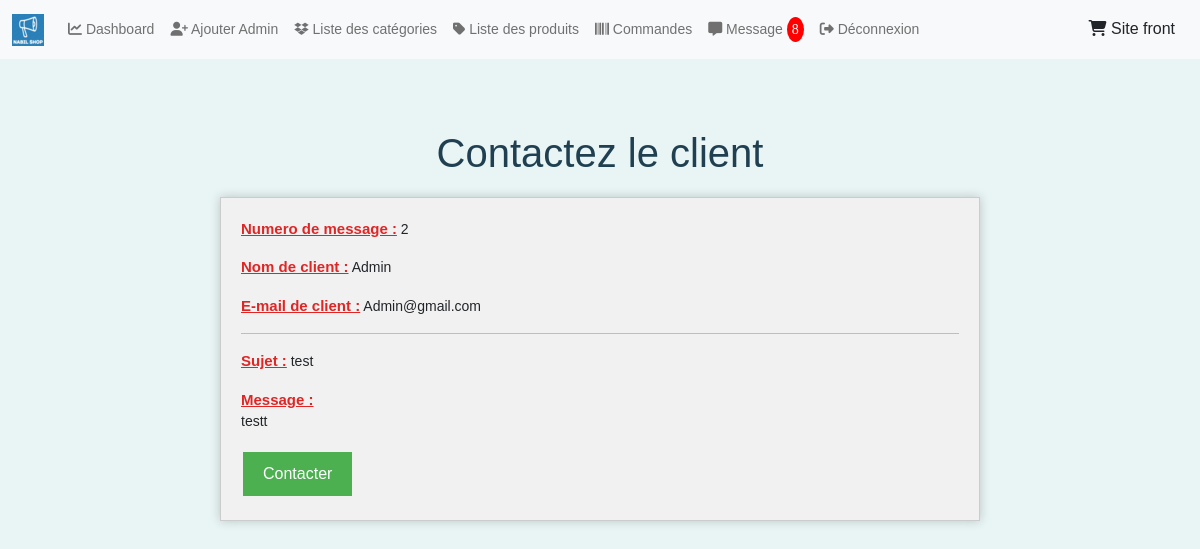
The page /message.php?id=2 (signed in) on the database its author committed.
### tables this page shows
CREATE TABLE `contact` (
  `id` int(11) NOT NULL,
  `id_utilisateur` int(11) NOT NULL,
  `sujet` varchar(150) NOT NULL,
  `message` varchar(255) NOT NULL,
  `date_message` datetime NOT NULL DEFAULT current_timestamp()
);

CREATE TABLE `utilisateur` (
  `id` int(11) NOT NULL,
  `login` varchar(100) NOT NULL,
  `password` varchar(100) NOT NULL,
  `date_creation` date NOT NULL,
  `name` varchar(50) NOT NULL,
  `role` varchar(10) NOT NULL,
  `confirmation_token` varchar(255) NOT NULL,
  `confirmed` int(10) NOT NULL DEFAULT 0
);

### message.php (the view, shortened to what this page needs)
<?php
require_once 'include/database.php';
$idContact = $_GET['id'];
$sqlState = $pdo->prepare('SELECT contact.*, utilisateur.* FROM contact
                          INNER JOIN utilisateur ON contact.id_utilisateur = utilisateur.id
                          WHERE contact.id = ?');
$sqlState->execute([$idContact]);
$contact = $sqlState->fetch(PDO::FETCH_ASSOC);
?>
<!DOCTYPE html>
<html>
  <head>
    <?php include 'include/head.php' ?>
    <?php include 'include/nav.php' ?>
    <link href="assets/css/message.css" rel="stylesheet"type="text/css">
</head>
  <body>
    <div class="container">
      <h1>Contactez le client</h1>
      <div class="user-data">
        <p><span class="title">Numero de message :</span> <?php echo $contact['id']?></p>
        <p><span class="title">Nom de client     :</span> <?php echo $contact['name']?></p>
        <p><span class="title">E-mail de client  :</span> <?php echo $contact['login']?></p>
        <hr>
        <p><span class="title">Sujet :</span> <?php echo $contact['sujet']?></p>
        <p><span class="title">Message :</span> <br> <?php echo $contact['message']?>
        </p>
        <button class="popup-btn">Contacter</button>
      </div>
    </div>
</body>
</html>

### assets/css/registrementUser.css (style rules this page uses)
body { background-color: #e9f5f5; }
h1 { color: #204051; text-align: center; margin-top: 50px; }

### assets/css/connexionUser.css (style rules this page uses)
body { background-color: #e9f5f5; }
h1 { color: #204051; text-align: center; margin-top: 50px; }

### assets/css/message.css (style rules this page uses)
body { font-family: Arial, sans-serif; font-size: 14px; margin: 0; padding: 0; }
.container { max-width: 800px; margin: 0 auto; padding: 20px; }
.container .title { text-decoration : underline; font-size: 15px; font-weight: bold; color: #e02525; }
h1 { text-align: center; margin-bottom: 20px; }
.user-data { margin-bottom: 20px; padding: 20px; background-color: #f1f1f1; border: 1px solid #ccc; box-shadow: 0 0 10px rgba(0,0,0,0.2); }
.popup-btn { background-color: #4CAF50; border: none; color: white; padding: 10px 20px; text-align: center; text-decoration: none; display: inline-block; font-size: 16px; margin: 4px 2px; cursor: pointer; }

### rows shown on the page
contact: id_utilisateur "2", id_utilisateur.name "Admin", id_utilisateur.login "Admin@gmail.com", sujet "test", message "testt"

### other values the page prints
$countContacts = count($contacts) "8"
